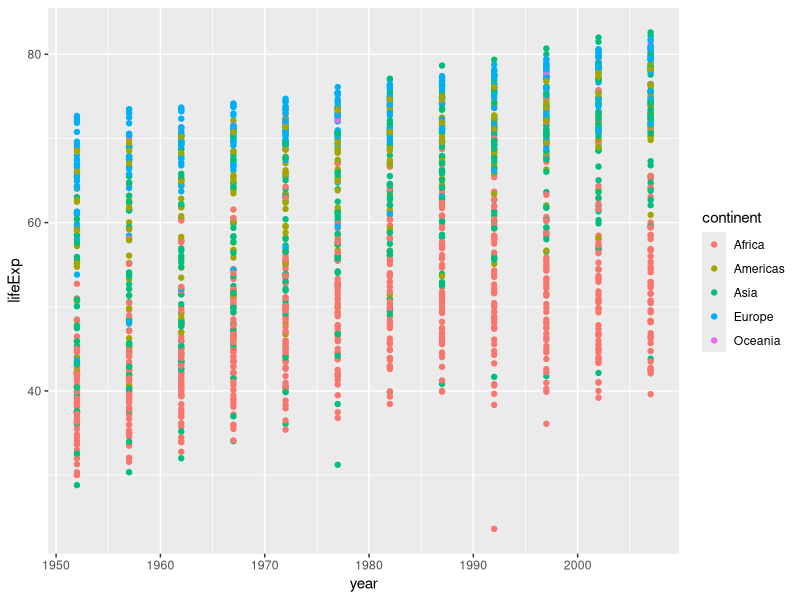
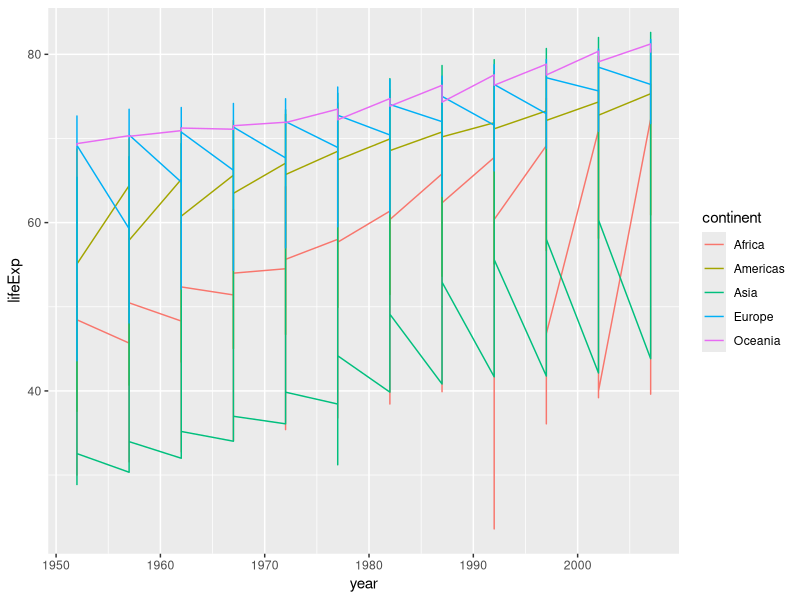
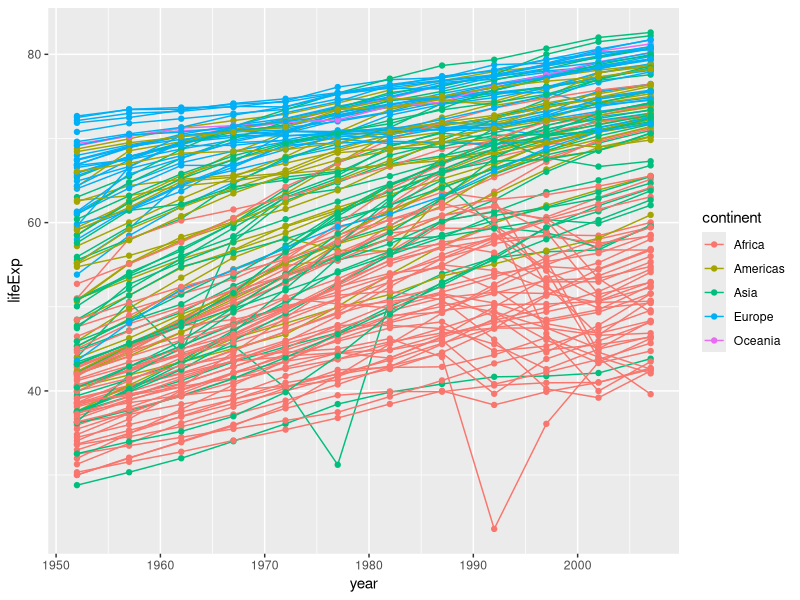
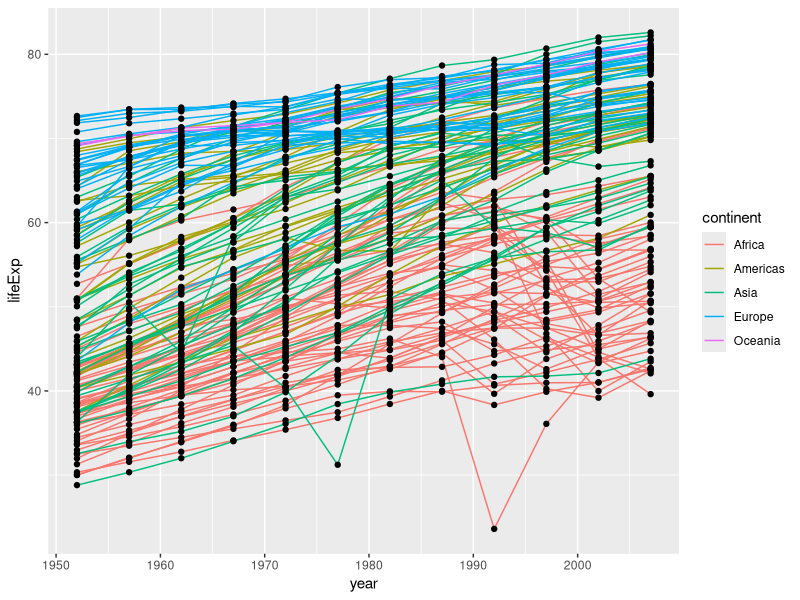
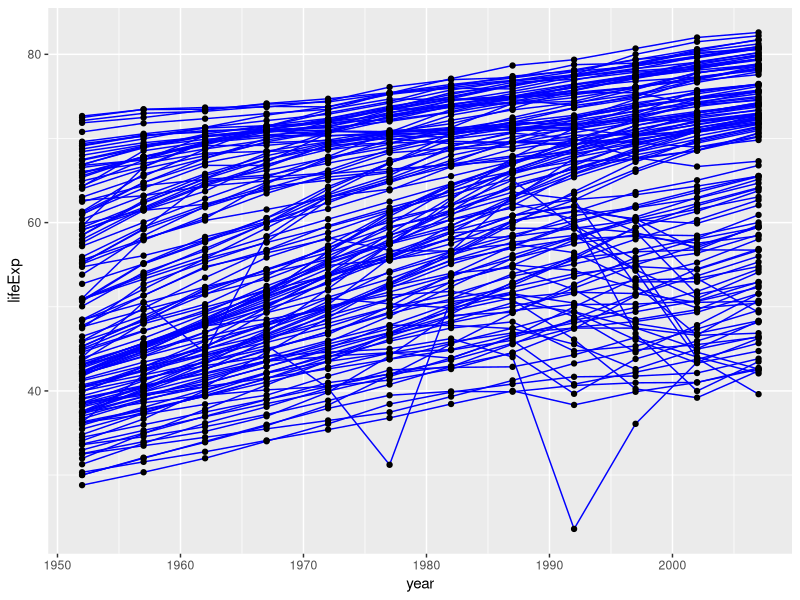
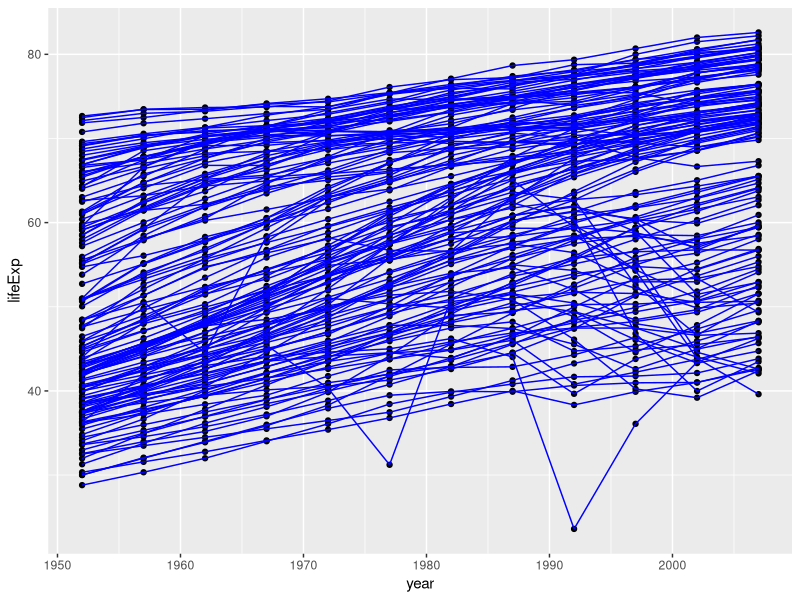
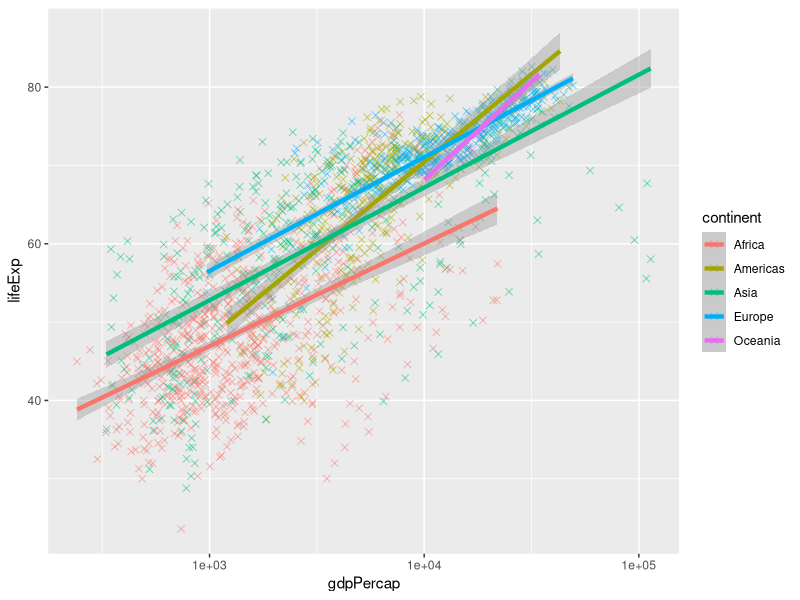
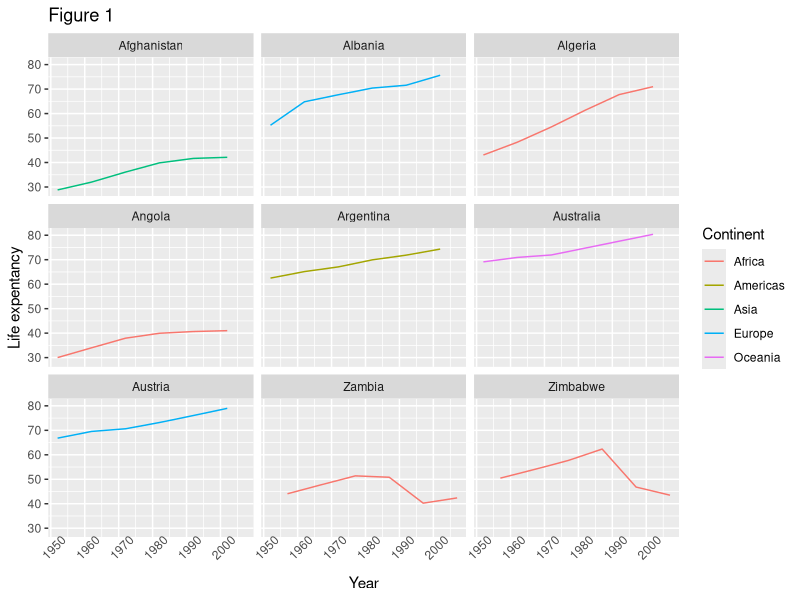

Generate these figures, in order, with R:
install.packages("ggplot2")

library(ggplot2)

gapminder <- read.table("gapminder.txt", header = T)

head(gapminder)

ggplot(data = gapminder, aes(x = year, y = lifeExp, color = continent)) + geom_point()


ggplot(data = gapminder, aes(x = year, y = lifeExp, color = continent)) + 
  geom_line()

ggplot(data = gapminder, aes(x = year, y = lifeExp, by = country, color = continent)) + 
  geom_line()+ 
  geom_point()


ggplot(data = gapminder, aes(x = year, y = lifeExp, by = country)) + 
  geom_line(aes(color=continent))+ 
  geom_point()

ggplot(data = gapminder, aes(x = year, y = lifeExp, by = country)) + 
  geom_line(color="blue")+ 
  geom_point()

ggplot(data = gapminder, aes(x = year, y = lifeExp, by = country)) + 
 geom_point() +
 geom_line(color="blue")

ggplot(data = gapminder, aes(x = gdpPercap, y = lifeExp, color = continent)) + 
  geom_point(alpha =0.5, size = 2, shape = 4) +
  scale_x_log10() +
  geom_smooth(method = "lm", size = 1.5)

az_row <- startsWith(as.vector(gapminder$country), c('A', 'Z'))

az_countries <- gapminder[az_row,]

lifeExp_plot <- ggplot(data = az_countries, aes(x=year, y=lifeExp, color=continent)) +
  geom_line() +
  facet_wrap(~country) +
  labs(
    x = "Year",  ## x axis title
    y = "Life expentancy", ## y axis title
    title = "Figure 1", ## main title
    color = "Continent"
  ) +
  theme(axis.text.x=element_text(angle = 45), axis.ticks.x =element_blank())

ggsave(filename = "lifeExp.png", plot = lifeExp_plot, width = 12, height = 10, dpi =300, unit ="cm")
